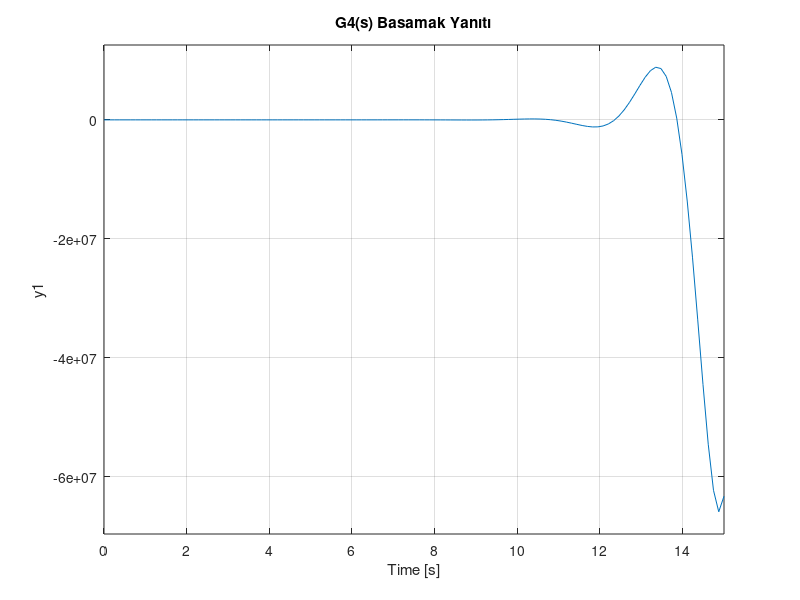

The MATLAB source for this figure:
%% Soru 3 - G4(s) Sisteminin 15 Saniyelik Dürtü ve Basamak Yanıtları
clc; clear; close all;

G4 = tf([2 1 0 6], [1 0 0 14 5 2])  % G4(s)
Tfinal = 15;                            % Simülasyon süresi (s)

figure('Name', 'Soru 3 - G4(s)');
subplot(1,2,1); impulse(G4, Tfinal); grid on;   % Dürtü yanıtı
title('G4(s) Dürtü Yanıtı');
subplot(1,2,2); step(G4, Tfinal);    grid on;   % Basamak yanıtı
title('G4(s) Basamak Yanıtı');
